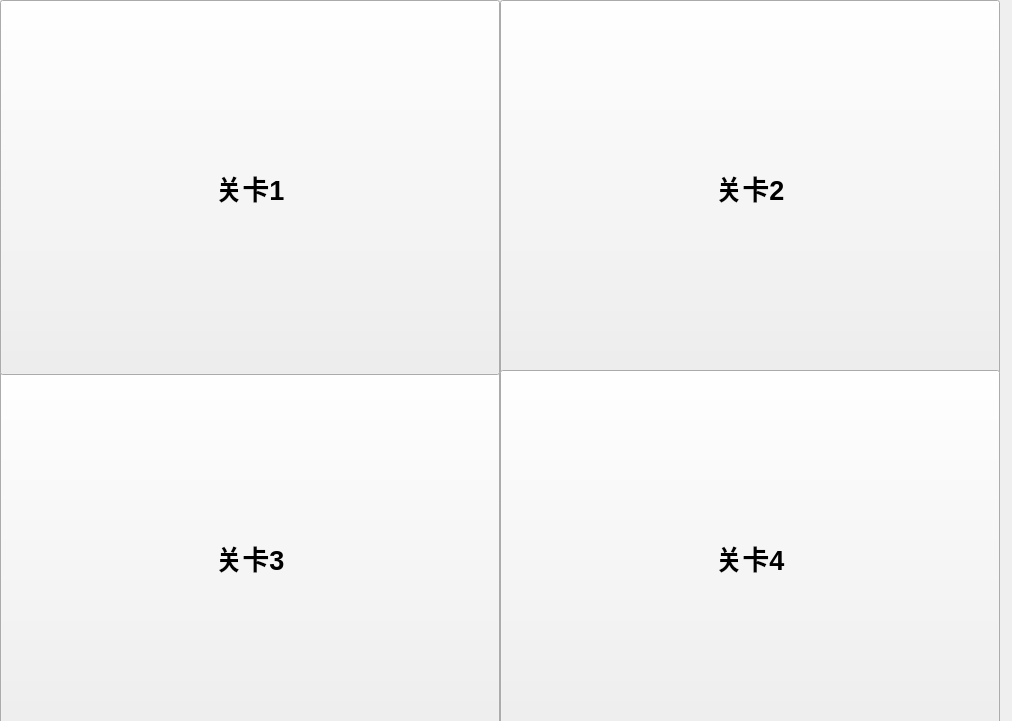
<?xml version="1.0" encoding="UTF-8"?>
<ui version="4.0">
 <class>puzzleClass</class>
 <widget class="QMainWindow" name="puzzleClass">
  <property name="geometry">
   <rect>
    <x>0</x>
    <y>0</y>
    <width>1012</width>
    <height>721</height>
   </rect>
  </property>
  <property name="windowTitle">
   <string>puzzle2</string>
  </property>
  <widget class="QWidget" name="centralWidget">
   <widget class="QPushButton" name="level3">
    <property name="geometry">
     <rect>
      <x>0</x>
      <y>370</y>
      <width>500</width>
      <height>375</height>
     </rect>
    </property>
    <property name="font">
     <font>
      <pointsize>20</pointsize>
      <bold>true</bold>
     </font>
    </property>
    <property name="styleSheet">
     <string notr="true">border-image: url(:/new/prefix1/璃月概念组图/群玉阁-2560x1440.png);
border-image: url(:/new/prefix1/ly/群玉阁-2560x1440.png);</string>
    </property>
    <property name="text">
     <string>关卡3</string>
    </property>
   </widget>
   <widget class="QPushButton" name="level2">
    <property name="geometry">
     <rect>
      <x>500</x>
      <y>0</y>
      <width>500</width>
      <height>375</height>
     </rect>
    </property>
    <property name="font">
     <font>
      <pointsize>20</pointsize>
      <bold>true</bold>
     </font>
    </property>
    <property name="styleSheet">
     <string notr="true">
border-image: url(:/new/prefix1/璃月概念组图/渌华池-2560x1440.png);
border-image: url(:/new/prefix1/ly/渌华池-2560x1440.png);</string>
    </property>
    <property name="text">
     <string>关卡2</string>
    </property>
   </widget>
   <widget class="QPushButton" name="level4">
    <property name="geometry">
     <rect>
      <x>500</x>
      <y>370</y>
      <width>500</width>
      <height>375</height>
     </rect>
    </property>
    <property name="font">
     <font>
      <pointsize>20</pointsize>
      <bold>true</bold>
     </font>
    </property>
    <property name="styleSheet">
     <string notr="true">border-image: url(:/new/prefix1/ly/轻策山其一-2560x1440.png);</string>
    </property>
    <property name="text">
     <string>关卡4</string>
    </property>
   </widget>
   <widget class="QPushButton" name="level1">
    <property name="geometry">
     <rect>
      <x>0</x>
      <y>0</y>
      <width>500</width>
      <height>375</height>
     </rect>
    </property>
    <property name="font">
     <font>
      <pointsize>20</pointsize>
      <bold>true</bold>
     </font>
    </property>
    <property name="styleSheet">
     <string notr="true">border-image: url(:/new/prefix1/ly/荻花州-2560x1440.jpg);</string>
    </property>
    <property name="text">
     <string>关卡1</string>
    </property>
   </widget>
  </widget>
 </widget>
 <layoutdefault spacing="6" margin="11"/>
 <resources>
  <include location="ly.qrc"/>
 </resources>
 <connections/>
</ui>
